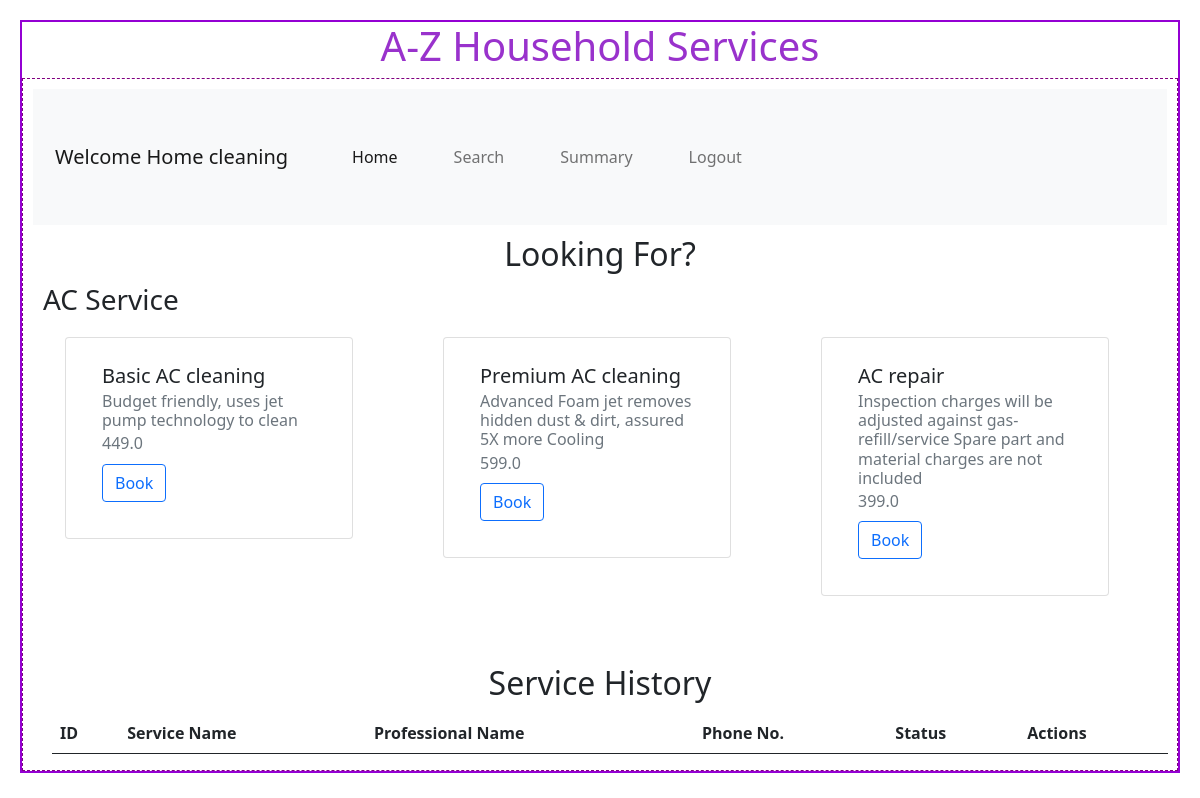
/user/Home cleaning, run on an earlier commit of the app's database.
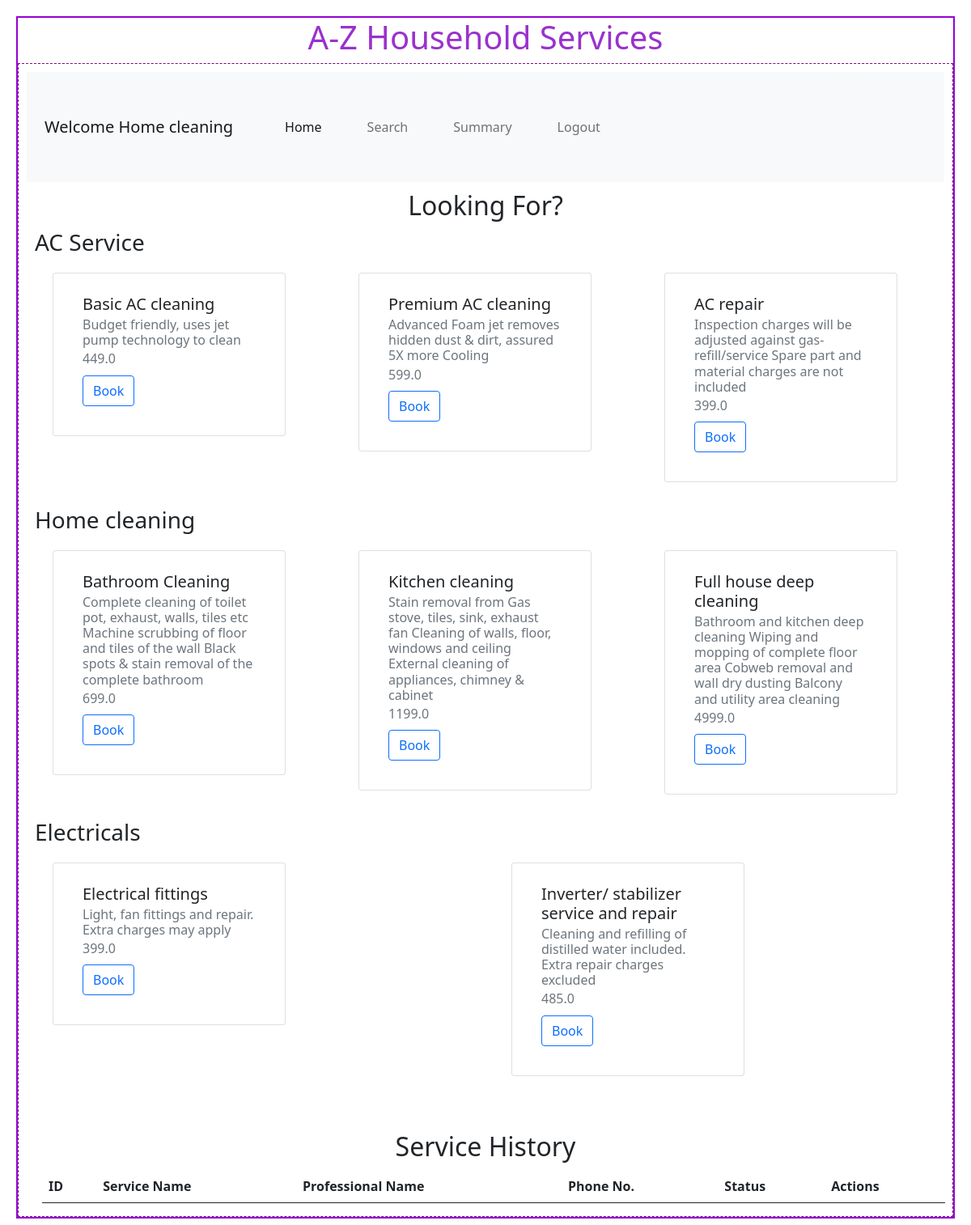
And on a later commit of the database.
### backend/models.py (models this page shows)
class Service(db.Model):
    __tablename__ = "service"
    id = db.Column(db.Integer, primary_key=True, autoincrement=True)
    name = db.Column(db.String, nullable=False)
    description = db.Column(db.String, nullable=False)
    status = db.Column(db.String(20), default="active", nullable=False)  # Active/Inactive
    subcategories = db.relationship(
        'Subcategory',
        cascade="all, delete",
        backref="service",
        lazy=True
    )
    service_requests = db.relationship(
        'ServiceRequest',
        cascade="all, delete",
        backref="service",
        lazy=True
    )

class Subcategory(db.Model):
    id = db.Column(db.Integer, primary_key=True)
    service_id = db.Column(db.Integer, db.ForeignKey('service.id'), nullable=False)
    name = db.Column(db.String(100), nullable=False)
    description = db.Column(db.Text, nullable=False)
    price = db.Column(db.Float, nullable=False)

### backend/controllers.py (the view)
@app.route("/user/<name>")
def user_dashboard(name):
    services=Service.query.all()
    return render_template("user_dashboard.html",name=name,services=services)

### templates/user_dashboard.html (shortened to what this page needs)
{% extends "user_layout.html" %}
{% block content %}
    {% if services %}
        <h2 class="text-center">Looking For?</h2>
        {% for service in services %}
            <div class="outer_box">
                <h3>{{ service.name }}</h3>
                <div class="container">
                    <div class="row">
                        {% for subcategory in service.subcategories %}
                            <div class="col">
                                <div class="card" style="width: 18rem;">
                                    <div class="card-body">
                                        <h5 class="card-title">{{ subcategory.name }}</h5>
                                        <h6 class="card-subtitle mb-2 text-muted">{{ subcategory.description }}</h6>
                                        <h6 class="card-subtitle mb-2 text-muted">{{ subcategory.price }}</h6>
                                        <form action="{{ url_for('book_service', customer_id=customer_id, service_id=service.id, name=name) }}" method="POST">
                                            <button type="submit" class="btn btn-outline-primary">Book</button>
                                        </form>
                                    </div>
                                </div>
                            </div>
                        {% endfor %}
                    </div>
                </div>
            </div>
        {% endfor %}
    {% else %}
        <p class="text-center text-muted">No services available.</p>
    {% endif %}
    <div class="container mt-5">
        <h2 class="text-center">Service History</h2>
        {% if message %}
            <p class="text-center text-muted">{{ message }}</p>
        {% else %}
            <table class="table table-striped">
                <thead>
                    <tr>
                        <th>ID</th>
                        <th>Service Name</th>
                        <th>Professional Name</th>
                        <th>Phone No.</th>
                        <th>Status</th>
                        <th>Actions</th>
                    </tr>
                </thead>
            </table>
        {% endif %}
    </div>
{% endblock %}

### templates/user_layout.html (shortened to what this page needs)
<!DOCTYPE html>
<html>
    <head>
        <link rel="stylesheet" href="/static/styles/main.css">
        <link href="https://cdn.jsdelivr.net/npm/bootstrap@5.0.2/dist/css/bootstrap.min.css" rel="stylesheet">
    </head>
    <body>
        <div class="my_container">
            <div class="center"><h1>A-Z Household Services</h1></div>
            <div class="my_panel">
                <nav class="navbar navbar-expand-lg navbar-light bg-light">
                    <div class="container-fluid">
                        <a class="navbar-brand" href="#">Welcome {{name}}</a>
                        <div class="collapse navbar-collapse" id="navbarNav">
                            <ul class="navbar-nav me-auto">
                                <li class="nav-item">
                                    <a class="nav-link active" href="/home">Home</a>
                                </li>
                                <li class="nav-item">
                                    <a class="nav-link" href="/search">Search</a>
                                </li>
                                <li class="nav-item">
                                    <a class="nav-link" href="/summary">Summary</a>
                                </li>
                                <li class="nav-item">
                                    <a class="nav-link" href="/logout">Logout</a>
                                </li>
                            </ul>
                        </div>
                    </div>
                </nav>
                {%block content%}
                {%endblock%}
            </div>
        </div>
    </body>
</html>

What changed in the data, as far as the page shows it:
added Service: name "Home cleaning"
added Subcategory: name "Bathroom Cleaning", description "Complete cleaning of toilet pot, exhaust, walls, tiles etc Machine scrubbing of floor and tiles of the wall Black spots & stain removal of the complete bathroom", price "699.0", shown under "Home cleaning"
added Subcategory: name "Kitchen cleaning", description "Stain removal from Gas stove, tiles, sink, exhaust fan Cleaning of walls, floor, windows and ceiling External cleaning of appliances, chimney & cabinet", price "1199.0", shown under "Home cleaning"
added Subcategory: name "Full house deep cleaning", description "Bathroom and kitchen deep cleaning Wiping and mopping of complete floor area Cobweb removal and wall dry dusting Balcony and utility area cleaning", price "4999.0", shown under "Home cleaning"
added Service: name "Electricals"
added Subcategory: name "Electrical fittings", description "Light, fan fittings and repair. Extra charges may apply", price "399.0", shown under "Electricals"
added Subcategory: name "Inverter/ stabilizer service and repair", description "Cleaning and refilling of distilled water included. Extra repair charges excluded", price "485.0", shown under "Electricals"
Also different on the page:
{{ name }}: "Home cleaning" → (not shown)
